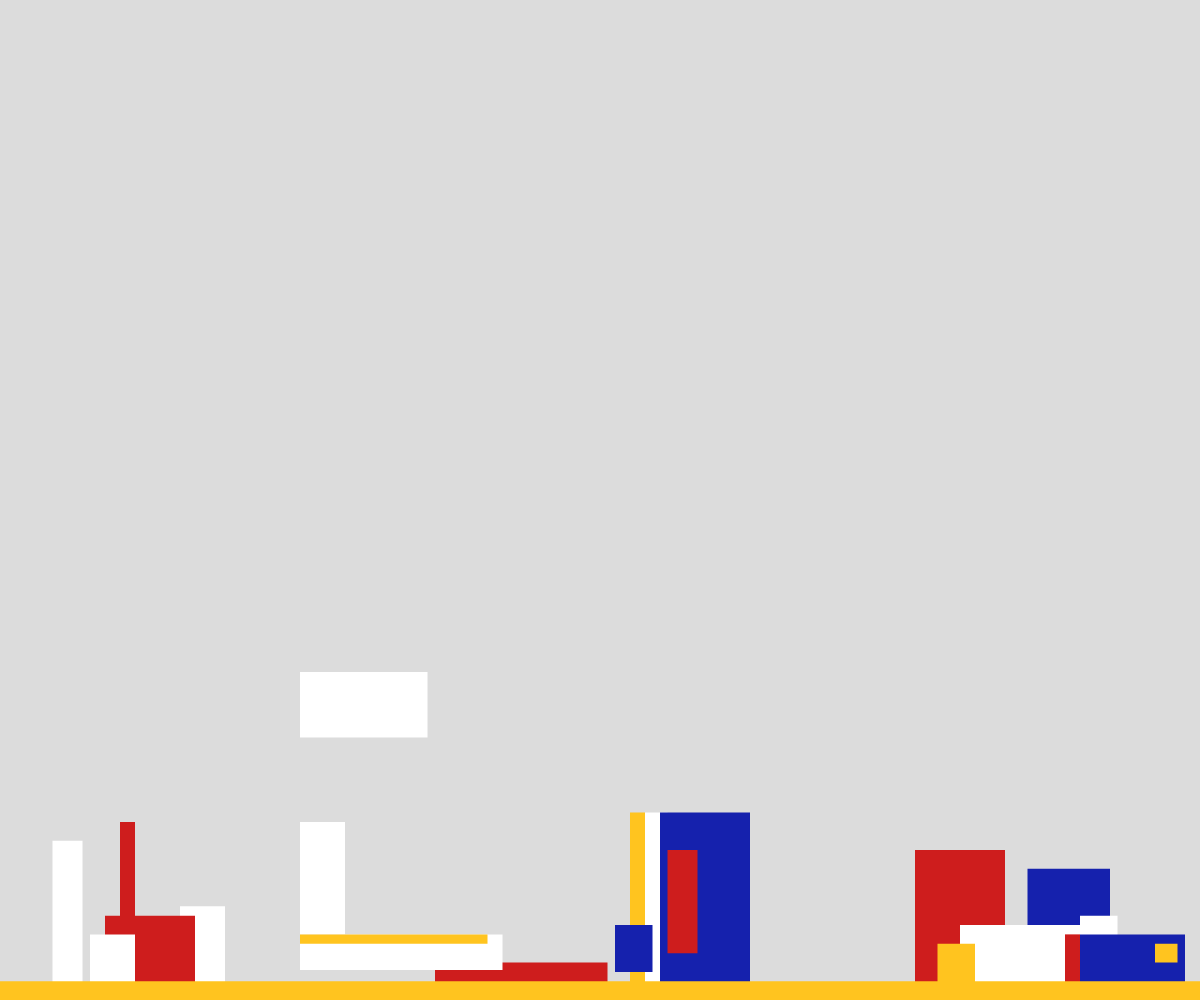
Frame 1 (no input)
Frame 60 (no input): identical to frame 1, image omitted
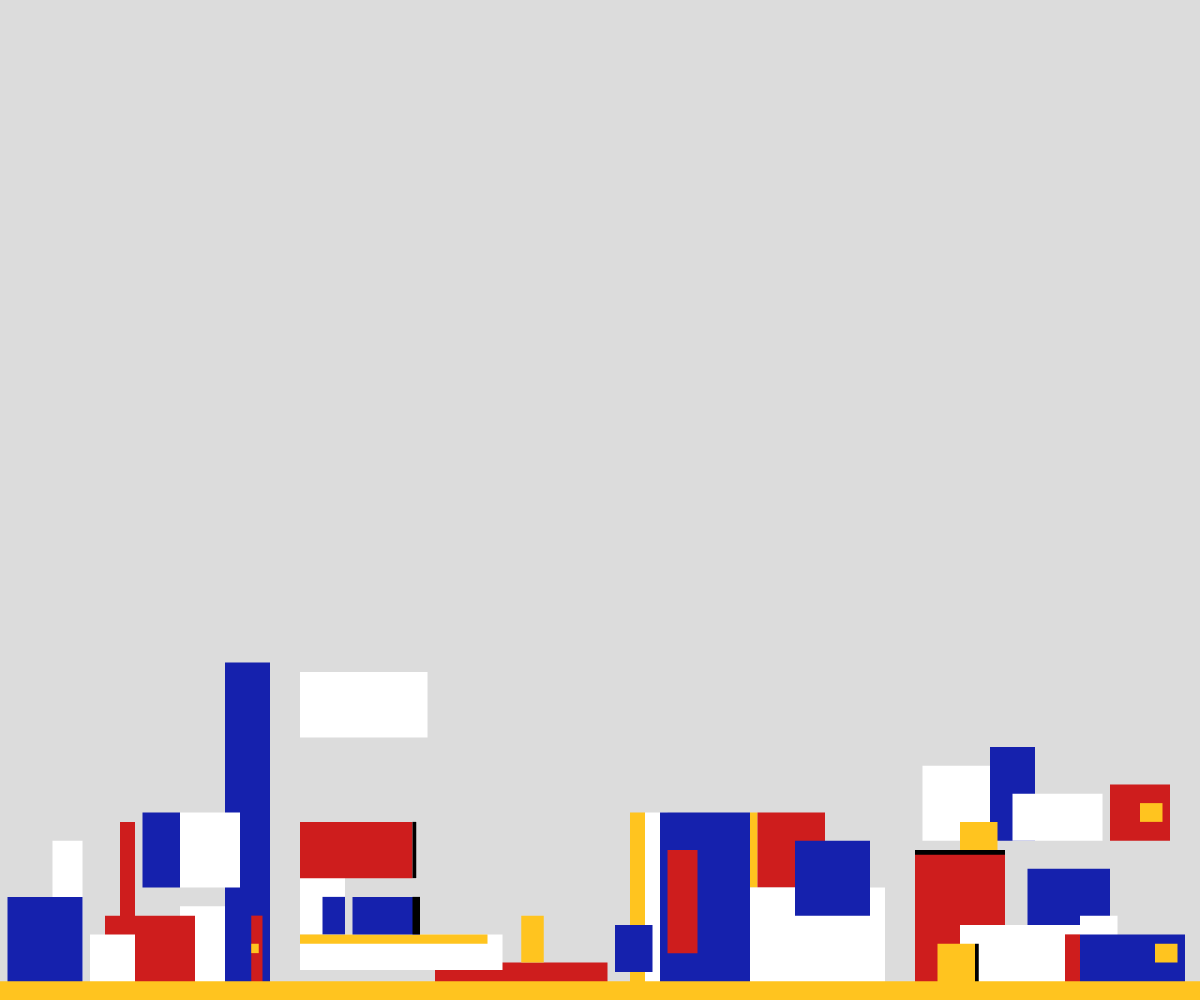
Frame 120 (the mouse pressed at the canvas centre since frame 60)

The p5.js sketch that drew these frames (run headless with seeded random() and noise() and a simulated clock; from frame 60 on, the mouse is pressed at the canvas centre):

// p5.js sketch
// ── sketch.js
// Global variables 
let secondSegStart;
let secondSegWidth;
let thirdSegStart;
let thirdSegWidth;
let fourthSegStart;
let fourthSegWidth;
let minHeight;
let maxHeight;
let rectWidth;
let rectHeight;

let red = [206, 29, 29];
let blue = [21, 33, 173];
let yellow = [255, 196, 31];

let Layer = 0; // New variable to control which layer to display

function fillColour(colour) {
  // Fills colour based on inputted colour name
  switch(colour) {
    case "red":
      fill(red[0], red[1], red[2]);
      break;
    case "blue":
      fill(blue[0], blue[1], blue[2]);
      break;
    case "yellow":
      fill(yellow[0], yellow[1], yellow[2]);
      break;
    case "white":
      fill(255);
      break;
    case "black":
      fill(0);
      break;
  }
}

class FirstBuilding {
  constructor() {
    this.Layer = 1;  // You can adjust the default layer as needed
  }

  setLayer(layer) {
    this.Layer = layer;
  }
  
  drawRect(x, y, w, h, c) {
    // draws rectangle using ratios as setup in global variables
    fillColour(c);
    rect(x * rectWidth, windowHeight - y * rectHeight, w * rectWidth, h * rectHeight);
  }

  drawLayer1() {
    if (this.Layer >= 1) {
      this.drawRect(24, 10, 6, 10, "white");
      this.drawRect(14, 9, 12, 9, "red");
      this.drawRect(16, 19, 2, 12, "red");
      this.drawRect(7, 17, 4, 17, "white");
      this.drawRect(12, 7, 6, 7, "white");
    }
  }

  drawLayer2() {
    if (this.Layer >= 2) {
      this.drawRect(1, 11, 10, 11, "blue");
      this.drawRect(19, 20, 5, 8, "blue");
      this.drawRect(30, 36, 6, 36, "blue");
      this.drawRect(33.5, 9, 1.5, 9, "red");
      this.drawRect(33.5, 6, 1, 1, "yellow");
      this.drawRect(24, 20, 8, 8, "white");
    }
  }

  drawLayer3() {
    if (this.Layer >= 3) {
      this.drawRect(35, 41, 4, 18, "white");
      this.drawRect(30, 36, 6, 13, "blue");
      this.drawRect(36, 38, 1, 15, "yellow");
      this.drawRect(29, 53, 2, 30, "yellow");
      this.drawRect(24, 50, 6, 27, "blue");
    }
  }

  drawLayer4() {
    if (this.Layer >= 4) {
      this.drawRect(30, 50, 0.25, 27, "black");
      this.drawRect(26, 42, 2, 4, "yellow");
      this.drawRect(7, 33, 17, 11, "white");
      this.drawRect(28, 30, 4, 7, "red");
      this.drawRect(11, 18, 1, 18, "yellow");
    }
  }

  drawLayer5() {
    if (this.Layer >= 5) {
      this.drawRect(4.5, 42, 6.5, 7, "white");
      this.drawRect(15, 12, 18, 3, "yellow");
      this.drawRect(35, 9, 0.25, 7, "black");
      this.drawRect(30, 9, 0.5, 7, "black");
      this.drawRect(18, 7, 0.5, 5, "black");
      this.drawRect(0.5, 35, 27.5, 2, "yellow");
      this.drawRect(11, 48, 2, 13, "yellow");
    }
  }

  drawLayer6() {
    if (this.Layer >= 6) {
      this.drawRect(16, 64, 8, 29, "red");
      this.drawRect(20, 59, 2, 5, "yellow");
      this.drawRect(30, 28, 1.5, 2.5, "yellow");
      this.drawRect(4, 23, 36, 3, "yellow");
      this.drawRect(18, 25, 2, 25, "yellow");
      this.drawRect(4, 20, 36, 1, "black");
    }
  }

  drawLayer7() {
    if (this.Layer >= 7) {
      this.drawRect(26, 38, 2, 0.5, "black");
      this.drawRect(23.5, 59, 1.5, 36, "yellow");
      this.drawRect(0.5, 33, 23, 1, "black");
      this.drawRect(20, 25, 0.5, 2, "black");
      this.drawRect(20, 20, 0.5, 8, "black");
      this.drawRect(20, 8, 0.5, 6, "black");
      this.drawRect(15, 9, 18, 1, "black");
      this.drawRect(32, 20, 0.5, 8, "black");
    }
  }

  drawLayer8() {
    if (this.Layer >= 8) {
      this.drawRect(25, 33, 3, 1, "black");
      this.drawRect(20, 54, 2, 0.5, "black");
      this.drawRect(37, 38, 0.5, 15, "black");
      this.drawRect(32, 30, 0.25, 7, "black");
      this.drawRect(30, 25.5, 1.5, 0.25, "black");
      this.drawRect(0, 2, 39, 2, "yellow");
    }
  }

  draw() {
    push();
    this.drawLayer1();
    this.drawLayer2();
    this.drawLayer3();
    this.drawLayer4();
    this.drawLayer5();
    this.drawLayer6();
    this.drawLayer7();
    this.drawLayer8();
    pop();
  }
}

class SecondBuilding {
  constructor() {
    this.Layer = 1;
  }

  setLayer(layer) {
    this.Layer = layer;
  }

  drawRect(x, y, w, h, c) {
    fillColour(c);
    rect(x * rectWidth, windowHeight - y * rectHeight, w * rectWidth, h * rectHeight);
  }

  drawLayer1() {
    if (this.Layer >= 1) {
      this.drawRect(18, 4, 23, 4, "red");
      this.drawRect(0, 7, 27, 3.8, "white");
      this.drawRect(0, 19, 6, 12, "white");
      this.drawRect(0, 35, 17, 7, "white");
      this.drawRect(3, 1.5, 37, 1.5, "yellow");
      this.drawRect(0, 7, 25, 1, "yellow");
    }
  }

  drawLayer2() {
    if (this.Layer >= 2) {
      this.drawRect(3, 11, 3, 4, "blue");
      this.drawRect(7, 11, 9, 4, "blue");
      this.drawRect(0, 19, 15, 6, "red");
      this.drawRect(29.5, 9, 3, 5, "yellow");
      this.drawRect(15, 19, 0.5, 6, "black");
      this.drawRect(15, 11, 1, 4, "black");
    }
  }

  drawLayer3() {
    if (this.Layer >= 3) {
      this.drawRect(33, 20, 5, 7, "white");
      this.drawRect(9, 13.5, 20, 2.5, "yellow");
      this.drawRect(1, 22, 16, 2, "yellow");
      this.drawRect(9, 32, 5, 10, "yellow");
      this.drawRect(12, 18, 2, 4, "yellow");
    }
  }

  drawLayer4() {
    if (this.Layer >= 4) {
      this.drawRect(18.6, 10.5, 10, 3.2, "blue");
      this.drawRect(28, 24, 6, 20, "blue");
      this.drawRect(24, 76, 6, 63, "white");
      this.drawRect(18, 72, 1.5, 60, "white");
      this.drawRect(33, 24, 1, 20, "black");
      this.drawRect(0, 6, 19, 0.5, "black");
    }
  }

  drawLayer5() {
    if (this.Layer >= 5) {
      this.drawRect(32, 48, 3, 20, "blue");
      this.drawRect(28, 38, 4, 10, "red");
      this.drawRect(17, 69, 1.5, 69, "yellow");
      this.drawRect(32, 48, 3, 20, "blue");
      this.drawRect(11, 36, 6, 1, "yellow");
      this.drawRect(20, 28, 18, 2.5, "yellow");
    }
  }

  drawLayer6() {
    if (this.Layer >= 6) {
      this.drawRect(6, 69, 6, 47, "blue");
      this.drawRect(22, 63, 3, 50, "blue");
      this.drawRect(28.5, 37, 3, 2, "yellow");
      this.drawRect(13, 32, 1, 10, "black");
      this.drawRect(35, 48, 0.5, 20, "black");
    }
  }

  drawLayer7() {
    if (this.Layer >= 7) {
      this.drawRect(14, 69, 3, 33, "red");
      this.drawRect(20, 66, 2, 45, "red");
    }
  }

  drawLayer8() {
    if (this.Layer >= 8) {
      this.drawRect(7.5, 66, 3, 6, "yellow");
      this.drawRect(17, 69, 0.5, 33, "black");
      this.drawRect(19.5, 72, 0.5, 51, "black");
      this.drawRect(25, 63, 0.5, 50, "black");
    }
  }

  draw() {
    push();
    translate(secondSegStart, 0); 
    this.drawLayer1();
    this.drawLayer2();
    this.drawLayer3();
    this.drawLayer4();
    this.drawLayer5();
    this.drawLayer6();
    this.drawLayer7();
    this.drawLayer8();
    pop();
  }
}

class ThirdBuilding {
  constructor() {
    this.Layer = 1; 
  }

  setLayer(layer) {
    this.Layer = layer;
  }

  drawRect(x, y, w, h, c) {
    fillColour(c);
    rect(x * rectWidth, windowHeight - y * rectHeight, w * rectWidth, h * rectHeight);
  }

  drawLayer1() {
    if (this.Layer >= 1) {
      this.drawRect(6, 20, 3, 20, "white");
      this.drawRect(4, 20, 2, 20, "yellow");
      this.drawRect(2, 8, 5, 5, "blue");
      this.drawRect(8, 20, 12, 20, "blue");
      this.drawRect(9, 16, 4, 11, "red");
    }
  }

  drawLayer2() {
    if (this.Layer >= 2) {
      this.drawRect(20, 20, 1, 8, "yellow");
      this.drawRect(21, 20, 9, 8, "red");
      this.drawRect(20, 12, 18, 12, "white");
      this.drawRect(26, 17, 10, 8, "blue");
    }
  }

  drawLayer3() {
    if (this.Layer >= 3) {
      this.drawRect(8, 54, 8, 7, "red");
      this.drawRect(17, 54, 14, 21, "blue");
      this.drawRect(31, 46, 5, 13, "red");
      this.drawRect(23, 53, 6, 6, "red");
      this.drawRect(25, 51, 2, 2, "yellow");
    }
  }

  drawLayer4() {
    if (this.Layer >= 4) {
      this.drawRect(5, 43, 17, 19, "white");
      this.drawRect(26, 33, 7, 8, "white");
      this.drawRect(2, 39, 8, 14, "red");
      this.drawRect(12, 42, 3, 14, "blue");
      this.drawRect(7, 42, 1, 17, "yellow");
      this.drawRect(1, 22, 33, 2, "black");
      this.drawRect(19, 20, 1, 20, "black");
    }
  }

  drawLayer5() {
    if (this.Layer >= 5) {
      this.drawRect(27, 15, 6, 2, "yellow");
      this.drawRect(10, 42, 1, 17, "yellow");
      this.drawRect(22, 33, 4, 9, "yellow");
      this.drawRect(1, 25, 33, 3, "yellow");
    }
  }

  drawLayer6() {
    if (this.Layer >= 6) {
      this.drawRect(3, 66, 22, 9, "blue");
      this.drawRect(27, 67, 9, 10, "white");
      this.drawRect(16, 54, 1, 7, "black");
      this.drawRect(7, 55, 32, 1, "black");
      this.drawRect(4, 43, 13, 1, "black");
      this.drawRect(4, 47, 13, 4, "yellow");
    }
  }

  drawLayer7() {
    if (this.Layer >= 7) {
      this.drawRect(1, 75, 19, 13, "white");
      this.drawRect(10, 71, 5, 9, "blue");
      this.drawRect(3, 79, 5, 8, "red");
      this.drawRect(5, 77, 3, 2, "yellow");
      this.drawRect(7, 77, 10, 3, "red");
    }
  }

  drawLayer8() {
    if (this.Layer >= 8) {
      this.drawRect(23, 80, 9, 9, "red");
      this.drawRect(22, 68, 16, 1, "black");
      this.drawRect(7, 57, 32, 2, "yellow");
      this.drawRect(22, 71, 16, 3, "yellow");
      this.drawRect(24, 68, 2, 11, "yellow");
      this.drawRect(0, 3, 40, 3, "yellow");
    }
  }

  draw() {
    push();
    translate(thirdSegStart, 0); 
    this.drawLayer1();
    this.drawLayer2();
    this.drawLayer3();
    this.drawLayer4();
    this.drawLayer5();
    this.drawLayer6();
    this.drawLayer7();
    this.drawLayer8();
    pop();
  }
}

class FourthBuilding {
  constructor() {
    this.Layer = 1; 
  }

  setLayer(layer) {
    this.Layer = layer;
  }

  drawRect(x, y, w, h, c) {
    fillColour(c);
    rect(x * rectWidth, windowHeight - y * rectHeight, w * rectWidth, h * rectHeight);
  }

  drawLayer1() {
    if (this.Layer >= 1) {
      this.drawRect(2, 16, 12, 15, "red");
      this.drawRect(17, 14, 11, 13, "blue");
      this.drawRect(8, 8, 18, 7, "white");
      this.drawRect(5, 6, 5, 5, "yellow");
      this.drawRect(22, 7, 2, 6, "red");
      this.drawRect(24, 9, 5, 8, "white");
      this.drawRect(24, 7, 14, 6, "blue");
      this.drawRect(34, 6, 3, 2, "yellow");
    }
  }

  drawLayer2() {
    if (this.Layer >= 2) {
      this.drawRect(3, 25, 9, 8, "white");
      this.drawRect(12, 27, 6, 10, "blue");
      this.drawRect(15, 22, 12, 5, "white");
      this.drawRect(28, 23, 8, 6, "red");
      this.drawRect(32, 21, 3, 2, "yellow");
      this.drawRect(8, 19, 5, 3, "yellow");
      this.drawRect(2, 16, 12, 0.5, "black");
      this.drawRect(10, 6, 0.5, 5, "black");
    }
  }

  drawLayer3() {
    if (this.Layer >= 3) {
      this.drawRect(12, 35, 7, 8, "blue");
      this.drawRect(5, 31, 15, 3, "red");
      this.drawRect(6, 30, 3, 1, "yellow");
      this.drawRect(9, 33, 3, 5, "blue");
      this.drawRect(26, 32, 12, 5, "red");
      this.drawRect(27, 32, 1, 15, "blue");
      this.drawRect(27, 32.5, 15, 0.5, "yellow");
      this.drawRect(35, 36, 4, 8, "blue");
      this.drawRect(36, 35, 2, 2, "yellow");
      this.drawRect(12, 25, 0.5, 6, "black");
      this.drawRect(28, 23, 0.5, 6, "black");
    }
  }

  drawLayer4() {
    if (this.Layer >= 4) {
      this.drawRect(3, 36, 18, 1, "yellow");
      this.drawRect(10, 42, 6, 6, "blue");
      this.drawRect(13, 39, 8, 3, "white");
      this.drawRect(22, 62, 3, 35, "red"); 
      this.drawRect(23, 61, 1, 3, "yellow");
      this.drawRect(9, 48, 12, 6, "blue");
      this.drawRect(18, 60, 1, 18, "white");
      this.drawRect(19, 64, 1, 14, "blue");
      this.drawRect(20, 62, 1, 14, "red");
      this.drawRect(2, 49, 16, 1, "yellow");
    }
  }

  drawLayer5() {
    if (this.Layer >= 5) {
      this.drawRect(10, 62, 5, 13, "white");
      this.drawRect(13, 54, 5, 5, "red");
      this.drawRect(26, 50, 7, 8, "white");
      this.drawRect(32, 48, 2, 5, "yellow");
      this.drawRect(24, 47, 5, 4, "blue");
      this.drawRect(28, 57, 1, 6, "white");
      this.drawRect(29, 54, 5, 3, "blue");
      this.drawRect(31, 53, 2, 1, "yellow");
      this.drawRect(14, 35, 0.5, 18, "black");
      this.drawRect(27, 32, 0.5, 15, "black");
      this.drawRect(27, 14, 0.5, 12, "black");
      this.drawRect(14, 27, 4, 0.5, "black");
    }
  }

  drawLayer6() {
    if (this.Layer >= 6) {
      this.drawRect(22, 42, 0.5, 15, "black");
      this.drawRect(22, 42, 3, 0.5, "black");
      this.drawRect(9, 48, 9, 0.5, "black");
      this.drawRect(27, 32, 8, 0.5, "black");
      this.drawRect(10, 42, 6, 0.5, "black");
      this.drawRect(0, 3, 40, 2, "yellow");
      this.drawRect(0, 17, 35, 1, "yellow");
      this.drawRect(0, 3, 40, 2, "yellow");
    }
  }

  drawLayer7() {
    if (this.Layer >= 7) {
      this.drawRect(25, 46, 3, 1, "yellow");
      this.drawRect(22, 51, 14, 1, "yellow");
      this.drawRect(0, 3, 40, 2, "yellow");
      this.drawRect(0, 17, 35, 1, "yellow");
      this.drawRect(0, 28, 40, 1, "yellow");
      this.drawRect(12, 35, 2, 18, "yellow");
    }
  }

  drawLayer8() {
    if (this.Layer >= 8) {
      this.drawRect(22, 53, 3, 3, "yellow");
      this.drawRect(26, 55, 1, 4, "blue");
      this.drawRect(27, 58, 1, 7, "yellow");
      this.drawRect(25, 36, 2, 34, "yellow");
      this.drawRect(7, 43, 31, 1, "yellow");
      this.drawRect(21, 68, 1, 40, "yellow");
    }
  }

  draw() {
    push();
    translate(fourthSegStart, 0);
    this.drawLayer1();
    this.drawLayer2();
    this.drawLayer3();
    this.drawLayer4();
    this.drawLayer5();
    this.drawLayer6();
    this.drawLayer7();
    this.drawLayer8();
    pop();
  }
}

let firstBuilding;
let secondBuilding;
let thirdBuilding;
let fourthBuilding;

  function setup() {
    createCanvas(windowWidth, windowHeight);
    noStroke();
  
    // Calculate the start positions and widths for the second, third, and fourth segments
    secondSegStart = width / 4;  
    secondSegWidth = width / 2 - secondSegStart;  
    thirdSegStart = width / 2;  
    thirdSegWidth = width / 4 * 3 - thirdSegStart;
    fourthSegStart = width / 4 * 3;
    fourthSegWidth = width - fourthSegStart;
    
    minHeight = height / 4;
    maxHeight = height - minHeight;
    rectWidth = secondSegWidth / 40; 
    rectHeight = maxHeight / 80;

    firstBuilding = new FirstBuilding;
    secondBuilding = new SecondBuilding;
    thirdBuilding = new ThirdBuilding;
    fourthBuilding = new FourthBuilding;
  }

  function draw() {
    background(220);

    if (frameCount > 40 && Layer < 1) {
      Layer = 1;
      firstBuilding.setLayer(1); 
      secondBuilding.setLayer(1); 
      thirdBuilding.setLayer(1);  
      fourthBuilding.setLayer(1); 
    }
    if (frameCount > 80 && Layer < 2) {
      Layer = 2;
      firstBuilding.setLayer(2); 
      secondBuilding.setLayer(2); 
      thirdBuilding.setLayer(2);  
      fourthBuilding.setLayer(2);
    }
    if (frameCount > 120 && Layer < 3) {
      Layer = 3;
      firstBuilding.setLayer(3); 
      secondBuilding.setLayer(3); 
      thirdBuilding.setLayer(3);  
      fourthBuilding.setLayer(3); 
    }
    if (frameCount > 160 && Layer < 4) {
      Layer = 4;
      firstBuilding.setLayer(4); 
      secondBuilding.setLayer(4); 
      thirdBuilding.setLayer(4);  
      fourthBuilding.setLayer(4); 
    }
    if (frameCount > 200 && Layer < 5) {
      Layer = 5;
      firstBuilding.setLayer(5); 
      secondBuilding.setLayer(5); 
      thirdBuilding.setLayer(5);  
      fourthBuilding.setLayer(5); 
    }
    if (frameCount > 240 && Layer < 6) {
      Layer = 6;
      firstBuilding.setLayer(6); 
      secondBuilding.setLayer(6); 
      thirdBuilding.setLayer(6);  
      fourthBuilding.setLayer(6);
    }
    if (frameCount > 280 && Layer < 7) {
      Layer = 7;
      firstBuilding.setLayer(7); 
      secondBuilding.setLayer(7); 
      thirdBuilding.setLayer(7);  
      fourthBuilding.setLayer(7);
    }

    if (frameCount > 320 && Layer < 8) {
      Layer = 8;
      firstBuilding.setLayer(8); 
      secondBuilding.setLayer(8); 
      thirdBuilding.setLayer(8);  
      fourthBuilding.setLayer(8);
    }

    firstBuilding.draw();
    secondBuilding.draw();
    thirdBuilding.draw();
    fourthBuilding.draw();

    // Yellow floor
    fillColour("yellow");
    rect(0, height-rectHeight*2, width, rectHeight*2);

  }

  function windowResized() {
    // Resize the canvas to match the new window size
    resizeCanvas(windowWidth, windowHeight);
    
    secondSegStart = windowWidth / 4;
    secondSegWidth = windowWidth / 2 - secondSegStart;
    thirdSegStart = windowWidth / 2;
    thirdSegWidth = windowWidth / 4 * 3 - thirdSegStart;
    fourthSegStart = width / 4 * 3;
    fourthSegWidth = width - fourthSegStart;
    
    minHeight = windowHeight / 4;
    maxHeight = windowHeight - minHeight;
    rectWidth = secondSegWidth / 40;
    rectHeight = maxHeight / 80;
  }
